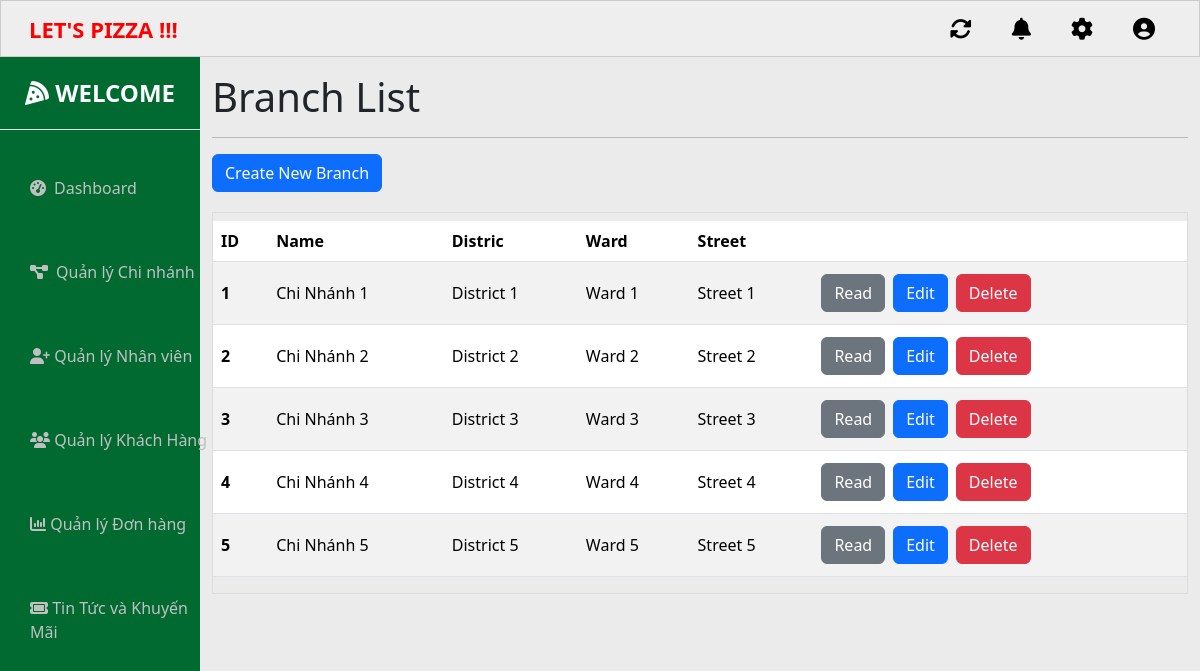
Page /app/views/admin/manage-branch.php on the committed database.
### tables this page shows
CREATE TABLE Branch (
    Branch_ID INT AUTO_INCREMENT PRIMARY KEY,
    Name VARCHAR(255) NOT NULL,
    Province VARCHAR(255) NOT NULL,
    District VARCHAR(255) NOT NULL,
    Ward VARCHAR(255) NOT NULL,
    Street VARCHAR(255) NOT NULL
);

### app/views/admin/manage-branch.php (the view, shortened to what this page needs)
<!DOCTYPE html>
<html lang="en">
<head>
    <link href="https://cdn.jsdelivr.net/npm/bootstrap@5.3.2/dist/css/bootstrap.min.css" rel="stylesheet">
    <link href="https://cdnjs.cloudflare.com/ajax/libs/font-awesome/6.4.0/css/all.min.css" rel="stylesheet">
    <link rel="stylesheet" href="Public/admin.css">
    <link rel="stylesheet" href="Public/header.css">
    <link rel="stylesheet" href="Public/sidebar.css">
</head>
<body>
    <div class="container-fluid">
        <div class="row">
            <?php include_once 'Components/header.php'; ?>
            <?php include_once 'Components/sidebar.php'; ?>
            <div class="content col-md-10 p-0">
                <div class="container">
                    <h1 class="mt-3">Branch List</h1>
                    <hr>
                    <button class="btn btn-primary" data-bs-toggle="modal" data-bs-target="#addCustomerModal">Create New
                        Branch</button>
                    <div class="scrollable-table">
                        <table class="table table-striped mt-2">
                            <thead>
                                <tr>
                                    <th scope="col">ID</th>
                                    <th scope="col">Name</th>
                                    <th scope="col">Distric</th>
                                    <th scope="col">Ward</th>
                                    <th scope="col">Street</th>
                                    <th scope="col"></th>
                                </tr>
                            </thead>
                            <tbody>
                                <?php
                                $conn = OpenCon();
                                $query = "SELECT * FROM `branch`;";
                                $result = $conn->query($query);
                                if ($result->num_rows > 0) {
                                    while ($row = $result->fetch_assoc()) {
                                        echo "<tr class='justify-content-center'>
                                            <th class='align-middle' scope='row'>" . $row['Branch_ID'] . "</th>
                                            <td class='align-middle'>" . $row['Name'] . "</td>
                                            <td class='align-middle'>" . $row['District'] . "</td>
                                            <td class='align-middle'>" . $row['Ward'] . "</td>
                                            <td class='align-middle'>" . $row['Street'] . "</td>
                                            <td class='align-middle'>
                                                <div class='d-inline-flex'>
                                                    <button class='btn btn-secondary m-1'>Read</button>
                                                    <button type='button' class='btn-edit btn btn-primary m-1'
                                                        data-bs-id='" . $row['Branch_ID'] . "'
                                                        data-bs-name='" . $row['Name'] . "'
                                                        data-bs-phone='" . $row['District'] . "'
                                                        data-bs-email='" . $row['Ward'] . "'
                                                        data-bs-email='" . $row['Street'] . "'>Edit</button>
                                                    <button type='button' class='btn-delete btn btn-danger m-1'
                                                        data-bs-toggle='modal'>Delete</button>
                                                </div>
                                            </td>
                                          </tr>";
                                    }
                                } else {
                                    echo "<tr><td colspan='5'>No branch found</td></tr>";
                                }
                                ?>
                            </tbody>
                        </table>
                    </div>
                </div>
            </div>
        </div>
    </div>
</body>
</html>

### app/views/admin/Public/admin.css (style rules this page uses)
* { margin: 0; padding: 0; box-sizing: border-box; }
body { line-height: 1; }
.content { background-color: rgba(204, 204, 204, 0.4); }
.container .scrollable-table { display: block; max-height: 500px; overflow-y: auto; -ms-overflow-style: -ms-autohiding-scrollbar; border: 1px solid #ddd; margin-top: 20px; }
.container .scrollable-table tr th { padding: 12px 8px; }

### rows in the picture
branch: Branch_ID "1", Name "Chi Nhánh 1", District "District 1", Ward "Ward 1", Street "Street 1"
branch: Branch_ID "2", Name "Chi Nhánh 2", District "District 2", Ward "Ward 2", Street "Street 2"
branch: Branch_ID "3", Name "Chi Nhánh 3", District "District 3", Ward "Ward 3", Street "Street 3"
branch: Branch_ID "4", Name "Chi Nhánh 4", District "District 4", Ward "Ward 4", Street "Street 4"
branch: Branch_ID "5", Name "Chi Nhánh 5", District "District 5", Ward "Ward 5", Street "Street 5"
